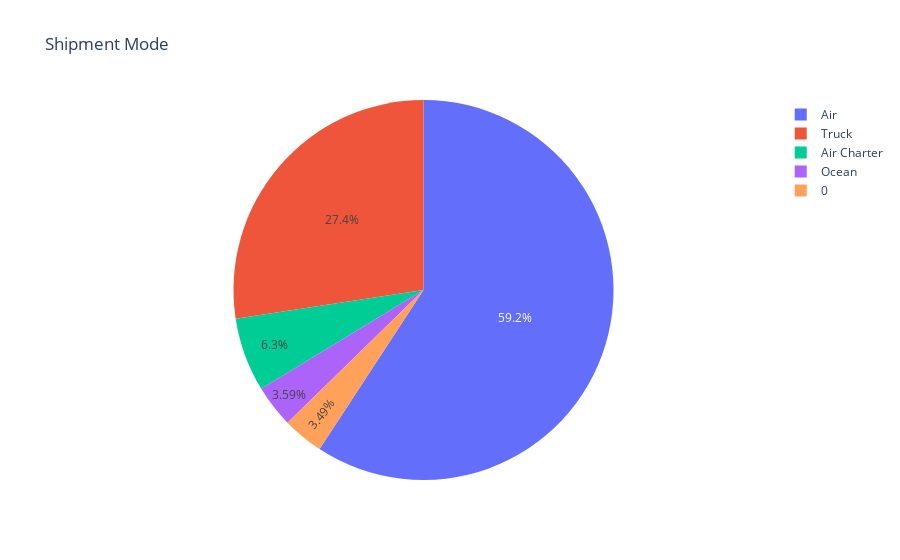

The cell this chart's notebook holds for it:
### Markdown cell above
# Shipment Mode percentage wise Pie Chart

### Code cell
ShippingMode = DataSet["Shipment Mode"].value_counts()
labels = (np.array(ShippingMode.index))
sizes = (np.array((ShippingMode / ShippingMode.sum())*100))

trace = go.Pie(labels=labels, values=sizes)
layout = go.Layout(title="Shipment Mode")
dat = [trace]
fig = go.Figure(data=dat, layout=layout)
py.iplot(fig, filename="Shipment Mode")

### Figure 1 — Plotly figure (JSON) as saved in the notebook; plotly's stock layout.template omitted (floating-point values rounded to 4 significant figures)
{"data": [{"labels": ["Air", "Truck", "Air Charter", "Ocean", 0], "type": "pie", "values": [59.21, 27.41, 6.296, 3.594, 3.487]}], "layout": {"autosize": true, "title": {"text": "Shipment Mode"}}}
